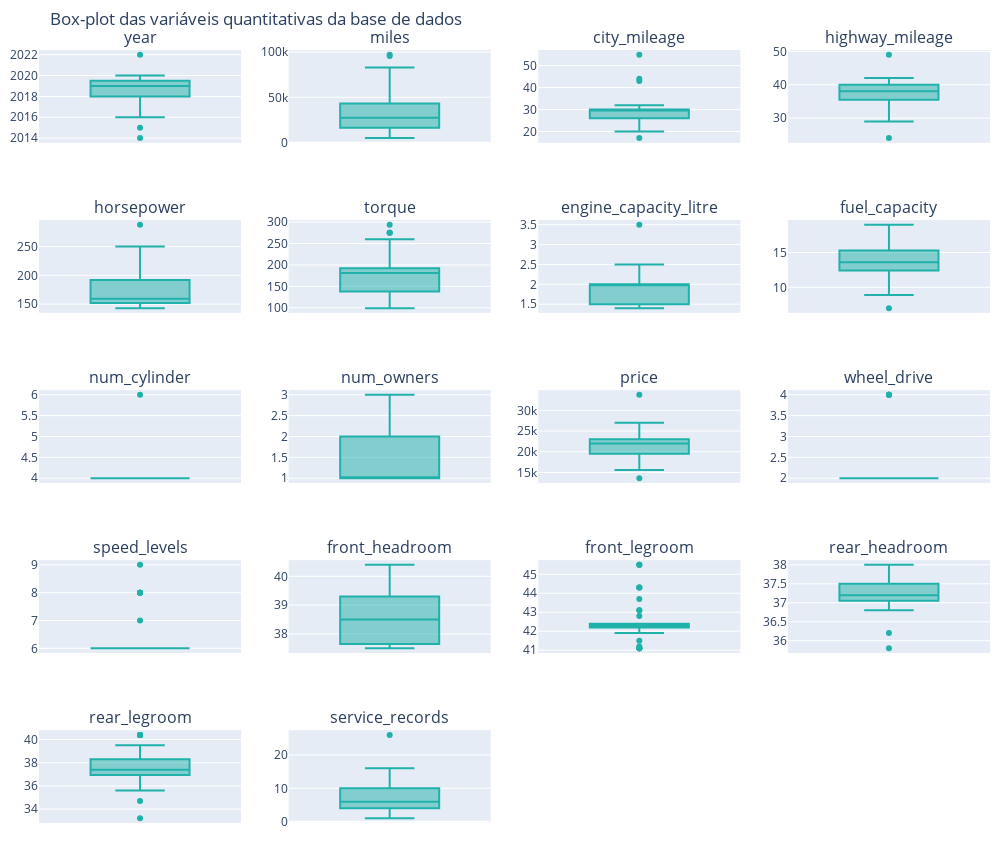

Here is the notebook cell this chart was saved with:
### Markdown cell above
### Box-plot

### Code cell
# Medidas estatísicas para o dataframe
def plotly_subplots_box(nrows, ncols, data_frame)-> None:
   
    columns: list[str] = data_frame.columns.to_list()

    fig = make_subplots(rows=nrows, cols=ncols, subplot_titles=columns)
    
    k=0    
    # Add a box plot for each column
    for i in range(nrows):        
        for j in range(ncols):
            if k < len(columns):
                fig.add_trace(go.Box(px.box(y=data_frame[columns[k]], orientation='v',
                                    color_discrete_sequence=['lightseagreen']).data[0]),
                            row=i+1, col=j+1)
                k+=1
            else:
                break
            

        

    # Update the layout
    fig.update_layout(height=850, width=1000,
                      showlegend=False, 
                      margin=dict(t=50, l=10, r=10, b=10),
                      title_text="Box-plot das variáveis quantitativas da base de dados")

    fig.show()

plotly_subplots_box(5, 4, data_quanti)

### Figure 1 — Plotly figure (JSON) as saved in the notebook; plotly's stock layout.template omitted (floating-point values rounded to 4 significant figures)
{"data": [{"alignmentgroup": "True", "hovertemplate": "y=%{y}<extra></extra>", "legendgroup": "", "marker": {"color": "lightseagreen"}, "name": "", "notched": false, "offsetgroup": "", "orientation": "v", "showlegend": false, "type": "box", "x0": " ", "xaxis": "x", "y": [2019, 2017, 2014, 2016, 2019, 2016, 2022, 2018, 2019, 2017, 2015, 2019, 2018, 2020, 2020, 2019, 2020, 2019, 2019, 2019, 2019, 2020, 2019, 2018, 2017, 2020, 2020, 2019, 2019, 2018, 2019, 2017, 2019, 2020, 2019, 2019, 2018, 2019, 2018, 2020, 2018, 2019, 2020, 2019, 2020, 2019, 2018, 2019, 2020, 2019, 2020, 2018], "y0": " ", "yaxis": "y"}, {"alignmentgroup": "True", "hovertemplate": "y=%{y}<extra></extra>", "legendgroup": "", "marker": {"color": "lightseagreen"}, "name": "", "notched": false, "offsetgroup": "", "orientation": "v", "showlegend": false, "type": "box", "x0": " ", "xaxis": "x2", "y": [27173, 76941, 97027, 95396, 28405, 61459, 6811, 29674, 25044, 26215, 25939, 32270, 19950, 19719, 16076, 28214, 12395, 33322, 56233, 24250, 38097, 35743, 32946, 26905, 66329, 27457, 12395, 41799, 26910, 16581, 9736, 7743, 44371, 12944, 5000, 41799, 13726, 18898, 51279, 36506, 58126, 27440, 59090, 47715, 9495, 13721, 72827, 33412, 13830, 23507, 11296, 82729], "y0": " ", "yaxis": "y2"}, {"alignmentgroup": "True", "hovertemplate": "y=%{y}<extra></extra>", "legendgroup": "", "marker": {"color": "lightseagreen"}, "name": "", "notched": false, "offsetgroup": "", "orientation": "v", "showlegend": false, "type": "box", "x0": " ", "xaxis": "x3", "y": [43, 29, 27, 31, 29, 31, 27, 44, 30, 28, 29, 32, 31, 30, 32, 28, 30, 30, 55, 30, 17, 20, 29, 25, 23, 23, 30, 30, 25, 31, 25, 31, 28, 25, 30, 30, 22, 30, 30, 21, 30, 32, 30, 30, 23, 30, 31, 23, 30, 20, 30, 30], "y0": " ", "yaxis": "y3"}, {"alignmentgroup": "True", "hovertemplate": "y=%{y}<extra></extra>", "legendgroup": "", "marker": {"color": "lightseagreen"}, "name": "", "notched": false, "offsetgroup": "", "orientation": "v", "showlegend": false, "type": "box", "x0": " ", "xaxis": "x4", "y": [42, 38, 37, 42, 38, 41, 35, 40, 40, 38, 37, 42, 40, 38, 42, 38, 38, 38, 49, 40, 24, 29, 36, 36, 34, 34, 38, 38, 33, 40, 33, 40, 38, 32, 40, 38, 32, 40, 38, 31, 38, 42, 38, 38, 34, 40, 40, 32, 40, 29, 40, 38], "y0": " ", "yaxis": "y4"}, {"alignmentgroup": "True", "hovertemplate": "y=%{y}<extra></extra>", "legendgroup": "", "marker": {"color": "lightseagreen"}, "name": "", "notched": false, "offsetgroup": "", "orientation": "v", "showlegend": false, "type": "box", "x0": " ", "xaxis": "x5", "y": [149, 146, 159, 158, 147, 158, 182, 212, 147, 150, 143, 174, 158, 192, 174, 152, 192, 158, 151, 147, 288, 245, 160, 174, 170, 174, 192, 158, 185, 158, 185, 158, 152, 228, 147, 158, 250, 158, 192, 245, 192, 174, 192, 158, 174, 147, 158, 245, 147, 245, 147, 192], "y0": " ", "yaxis": "y5"}, {"alignmentgroup": "True", "hovertemplate": "y=%{y}<extra></extra>", "legendgroup": "", "marker": {"color": "lightseagreen"}, "name": "", "notched": false, "offsetgroup": "", "orientation": "v", "showlegend": false, "type": "box", "x0": " ", "xaxis": "x6", "y": [294, 132, 146, 138, 132, 138, 176, 99, 184, 184, 129, 162, 138, 192, 162, 145, 192, 138, 99, 184, 254, 275, 184, 184, 184, 206, 192, 138, 178, 138, 178, 138, 145, 258, 184, 138, 260, 184, 192, 275, 192, 162, 192, 138, 206, 184, 138, 260, 132, 275, 132, 192], "y0": " ", "yaxis": "y6"}, {"alignmentgroup": "True", "hovertemplate": "y=%{y}<extra></extra>", "legendgroup": "", "marker": {"color": "lightseagreen"}, "name": "", "notched": false, "offsetgroup": "", "orientation": "v", "showlegend": false, "type": "box", "x0": " ", "xaxis": "x7", "y": [1.5, 2, 2, 1.5, 2, 2, 2.5, 1.5, 1.4, 1.4, 1.8, 1.5, 2, 1.5, 1.5, 2, 1.5, 2, 1.5, 1.4, 3.5, 2, 1.5, 2, 1.8, 2, 1.5, 2, 2.4, 2, 2.4, 2, 2, 2, 1.4, 2, 2, 1.4, 1.5, 2, 1.5, 1.5, 1.5, 2, 2, 1.4, 2, 2, 2, 2, 2, 1.5], "y0": " ", "yaxis": "y7"}, {"alignmentgroup": "True", "hovertemplate": "y=%{y}<extra></extra>", "legendgroup": "", "marker": {"color": "lightseagreen"}, "name": "", "notched": false, "offsetgroup": "", "orientation": "v", "showlegend": false, "type": "box", "x0": " ", "xaxis": "x8", "y": [8.9, 14, 12.4, 12.4, 14, 12.4, 18.5, 7, 13.2, 14.5, 13.2, 12.4, 12.4, 14.8, 12.4, 13.2, 14.8, 12.4, 10.6, 13.2, 19, 18, 15.8, 18.5, 18.5, 18.5, 14.8, 12.4, 18.5, 12.4, 18.5, 12.4, 13.2, 13.2, 13.2, 12.4, 15.8, 13.2, 14.8, 16.5, 14.8, 12.4, 14.8, 12.4, 18.5, 13.2, 12.4, 18.5, 14, 14, 14, 14.8], "y0": " ", "yaxis": "y8"}, {"alignmentgroup": "True", "hovertemplate": "y=%{y}<extra></extra>", "legendgroup": "", "marker": {"color": "lightseagreen"}, "name": "", "notched": false, "offsetgroup": "", "orientation": "v", "showlegend": false, "type": "box", "x0": " ", "xaxis": "x9", "y": [4, 4, 4, 4, 4, 4, 4, 4, 4, 4, 4, 4, 4, 4, 4, 4, 4, 4, 4, 4, 6, 4, 4, 4, 4, 4, 4, 4, 4, 4, 4, 4, 4, 4, 4, 4, 4, 4, 4, 4, 4, 4, 4, 4, 4, 4, 4, 4, 4, 4, 4, 4], "y0": " ", "yaxis": "y9"}, {"alignmentgroup": "True", "hovertemplate": "y=%{y}<extra></extra>", "legendgroup": "", "marker": {"color": "lightseagreen"}, "name": "", "notched": false, "offsetgroup": "", "orientation": "v", "showlegend": false, "type": "box", "x0": " ", "xaxis": "x10", "y": [3, 2, 3, 2, 3, 2, 1, 1, 1, 2, 1, 1, 1, 1, 1, 1, 1, 1, 2, 1, 3, 1, 1, 2, 2, 1, 1, 1, 1, 2, 1, 1, 2, 1, 1, 1, 1, 1, 1, 1, 2, 1, 1, 1, 1, 1, 1, 1, 1, 1, 1, 1], "y0": " ", "yaxis": "y10"}, {"alignmentgroup": "True", "hovertemplate": "y=%{y}<extra></extra>", "legendgroup": "", "marker": {"color": "lightseagreen"}, "name": "", "notched": false, "offsetgroup": "", "orientation": "v", "showlegend": false, "type": "box", "x0": " ", "xaxis": "x11", "y": [25655, 15590, 13590, 20590, 16787, 18277, 33777, 26999, 22491, 17500, 19450, 22688, 22988, 26988, 24498, 22360, 26788, 22899, 21998, 17880, 22993, 20900, 18949, 19795, 15795, 24498, 26788, 19998, 17993, 21994, 25491, 22995, 22388, 25460, 19877, 19998, 23570, 18999, 25991, 19795, 22991, 22476, 21988, 22988, 22999, 21680, 17488, 22493, 21999, 21591, 19542, 19403], "y0": " ", "yaxis": "y11"}, {"alignmentgroup": "True", "hovertemplate": "y=%{y}<extra></extra>", "legendgroup": "", "marker": {"color": "lightseagreen"}, "name": "", "notched": false, "offsetgroup": "", "orientation": "v", "showlegend": false, "type": "box", "x0": " ", "xaxis": "x12", "y": [2, 2, 2, 2, 2, 2, 4, 2, 2, 2, 2, 2, 2, 2, 2, 2, 2, 2, 2, 2, 4, 4, 2, 2, 2, 2, 2, 2, 2, 2, 2, 2, 4, 2, 2, 2, 2, 2, 2, 2, 2, 2, 2, 2, 2, 2, 2, 2, 2, 2, 2, 2], "y0": " ", "yaxis": "y12"}, {"alignmentgroup": "True", "hovertemplate": "y=%{y}<extra></extra>", "legendgroup": "", "marker": {"color": "lightseagreen"}, "name": "", "notched": false, "offsetgroup": "", "orientation": "v", "showlegend": false, "type": "box", "x0": " ", "xaxis": "x13", "y": [6, 6, 6, 6, 6, 6, 6, 6, 8, 6, 6, 6, 6, 6, 6, 6, 6, 6, 6, 8, 6, 6, 6, 6, 6, 6, 6, 6, 6, 6, 6, 6, 6, 7, 8, 6, 9, 8, 6, 6, 6, 6, 6, 6, 6, 8, 6, 8, 6, 6, 6, 6], "y0": " ", "yaxis": "y13"}, {"alignmentgroup": "True", "hovertemplate": "y=%{y}<extra></extra>", "legendgroup": "", "marker": {"color": "lightseagreen"}, "name": "", "notched": false, "offsetgroup": "", "orientation": "v", "showlegend": false, "type": "box", "x0": " ", "xaxis": "x14", "y": [37.8, 39, 38.3, 37.5, 39, 37.5, 39.4, 39.1, 38.5, 38.2, 37.9, 37.5, 37.5, 37.5, 37.5, 39.8, 37.5, 39.3, 39.3, 38.5, 39, 39.2, 39.1, 38.3, 38.3, 38.3, 37.5, 39.3, 40.4, 37.5, 40.4, 37.5, 39.8, 38.5, 38.5, 39.3, 39.1, 38.5, 37.5, 39.2, 37.5, 37.5, 39.5, 39.3, 38.3, 38.5, 39.3, 40.4, 40.3, 39.2, 40.3, 39.5], "y0": " ", "yaxis": "y14"}, {"alignmentgroup": "True", "hovertemplate": "y=%{y}<extra></extra>", "legendgroup": "", "marker": {"color": "lightseagreen"}, "name": "", "notched": false, "offsetgroup": "", "orientation": "v", "showlegend": false, "type": "box", "x0": " ", "xaxis": "x15", "y": [42.1, 42.2, 43.7, 42.3, 42.2, 42.3, 42.8, 42.2, 41.1, 41.2, 42, 42.3, 42.3, 42.3, 42.3, 43.1, 42.3, 42.3, 42.3, 41.1, 41.9, 44.3, 41.5, 42.4, 42.4, 42.4, 42.3, 42.3, 45.5, 42.3, 45.5, 42.3, 43.1, 41.1, 41.1, 42.3, 42, 41.1, 42.3, 44.3, 42.3, 42.3, 42.3, 42.3, 42.4, 41.1, 42.3, 45.5, 42.2, 44.3, 42.2, 42.3], "y0": " ", "yaxis": "y15"}, {"alignmentgroup": "True", "hovertemplate": "y=%{y}<extra></extra>", "legendgroup": "", "marker": {"color": "lightseagreen"}, "name": "", "notched": false, "offsetgroup": "", "orientation": "v", "showlegend": false, "type": "box", "x0": " ", "xaxis": "x16", "y": [35.8, 37, 38, 36.8, 37, 36.8, 37.2, 37.1, 37.2, 37.1, 36.2, 36.8, 36.8, 37.2, 36.8, 37.2, 37.2, 37.1, 36.9, 37.2, 37.8, 37.8, 37.5, 37.8, 37.8, 37.8, 37.2, 37.1, 38, 36.8, 38, 36.8, 37.2, 37.2, 37.2, 37.1, 37.5, 37.2, 37.2, 37.8, 37.2, 36.8, 37.3, 37.1, 37.8, 37.2, 37.1, 38, 37.3, 37.8, 37.3, 37.3], "y0": " ", "yaxis": "y16"}, {"alignmentgroup": "True", "hovertemplate": "y=%{y}<extra></extra>", "legendgroup": "", "marker": {"color": "lightseagreen"}, "name": "", "notched": false, "offsetgroup": "", "orientation": "v", "showlegend": false, "type": "box", "x0": " ", "xaxis": "x17", "y": [34.7, 35.7, 33.2, 37.4, 35.7, 37.4, 39.5, 36.2, 37.4, 38.1, 36.2, 37.4, 37.4, 40.4, 37.4, 36.5, 40.4, 37.4, 37.4, 37.4, 38.1, 38.3, 38.1, 39.1, 39.1, 39.1, 40.4, 37.4, 35.6, 37.4, 35.6, 37.4, 36.5, 37.4, 37.4, 37.4, 38.1, 37.4, 40.4, 38.3, 40.4, 37.4, 40.4, 37.4, 39.1, 37.4, 37.4, 35.6, 35.7, 38.3, 35.7, 40.4], "y0": " ", "yaxis": "y17"}, {"alignmentgroup": "True", "hovertemplate": "y=%{y}<extra></extra>", "legendgroup": "", "marker": {"color": "lightseagreen"}, "name": "", "notched": false, "offsetgroup": "", "orientation": "v", "showlegend": false, "type": "box", "x0": " ", "xaxis": "x18", "y": [4, 16, 13, 26, 5, 13, 6, 2, 6, 13, 15, 4, 9, 4, 5, 4, 4, 4, 5, 8, 1, 8, 15, 11, 5, 11, 4, 4, 4, 4, 6, 2, 7, 5, 6, 4, 7, 4, 8, 7, 14, 13, 1, 1, 10, 5, 5, 10, 6, 11, 7, 9], "y0": " ", "yaxis": "y18"}], "layout": {"annotations": [{"font": {"size": 16}, "showarrow": false, "text": "year", "x": 0.1062, "xanchor": "center", "xref": "paper", "y": 1, "yanchor": "bottom", "yref": "paper"}, {"font": {"size": 16}, "showarrow": false, "text": "miles", "x": 0.3688, "xanchor": "center", "xref": "paper", "y": 1, "yanchor": "bottom", "yref": "paper"}, {"font": {"size": 16}, "showarrow": false, "text": "city_mileage", "x": 0.6313, "xanchor": "center", "xref": "paper", "y": 1, "yanchor": "bottom", "yref": "paper"}, {"font": {"size": 16}, "showarrow": false, "text": "highway_mileage", "x": 0.8938, "xanchor": "center", "xref": "paper", "y": 1, "yanchor": "bottom", "yref": "paper"}, {"font": {"size": 16}, "showarrow": false, "text": "horsepower", "x": 0.1062, "xanchor": "center", "xref": "paper", "y": 0.78, "yanchor": "bottom", "yref": "paper"}, {"font": {"size": 16}, "showarrow": false, "text": "torque", "x": 0.3688, "xanchor": "center", "xref": "paper", "y": 0.78, "yanchor": "bottom", "yref": "paper"}, {"font": {"size": 16}, "showarrow": false, "text": "engine_capacity_litre", "x": 0.6313, "xanchor": "center", "xref": "paper", "y": 0.78, "yanchor": "bottom", "yref": "paper"}, {"font": {"size": 16}, "showarrow": false, "text": "fuel_capacity", "x": 0.8938, "xanchor": "center", "xref": "paper", "y": 0.78, "yanchor": "bottom", "yref": "paper"}, {"font": {"size": 16}, "showarrow": false, "text": "num_cylinder", "x": 0.1062, "xanchor": "center", "xref": "paper", "y": 0.56, "yanchor": "bottom", "yref": "paper"}, {"font": {"size": 16}, "showarrow": false, "text": "num_owners", "x": 0.3688, "xanchor": "center", "xref": "paper", "y": 0.56, "yanchor": "bottom", "yref": "paper"}, {"font": {"size": 16}, "showarrow": false, "text": "price", "x": 0.6313, "xanchor": "center", "xref": "paper", "y": 0.56, "yanchor": "bottom", "yref": "paper"}, {"font": {"size": 16}, "showarrow": false, "text": "wheel_drive", "x": 0.8938, "xanchor": "center", "xref": "paper", "y": 0.56, "yanchor": "bottom", "yref": "paper"}, {"font": {"size": 16}, "showarrow": false, "text": "speed_levels", "x": 0.1062, "xanchor": "center", "xref": "paper", "y": 0.34, "yanchor": "bottom", "yref": "paper"}, {"font": {"size": 16}, "showarrow": false, "text": "front_headroom", "x": 0.3688, "xanchor": "center", "xref": "paper", "y": 0.34, "yanchor": "bottom", "yref": "paper"}, {"font": {"size": 16}, "showarrow": false, "text": "front_legroom", "x": 0.6313, "xanchor": "center", "xref": "paper", "y": 0.34, "yanchor": "bottom", "yref": "paper"}, {"font": {"size": 16}, "showarrow": false, "text": "rear_headroom", "x": 0.8938, "xanchor": "center", "xref": "paper", "y": 0.34, "yanchor": "bottom", "yref": "paper"}, {"font": {"size": 16}, "showarrow": false, "text": "rear_legroom", "x": 0.1062, "xanchor": "center", "xref": "paper", "y": 0.12, "yanchor": "bottom", "yref": "paper"}, {"font": {"size": 16}, "showarrow": false, "text": "service_records", "x": 0.3688, "xanchor": "center", "xref": "paper", "y": 0.12, "yanchor": "bottom", "yref": "paper"}], "height": 850, "margin": {"b": 10, "l": 10, "r": 10, "t": 50}, "showlegend": false, "title": {"text": "Box-plot das variáveis quantitativas da base de dados"}, "width": 1000, "xaxis": {"anchor": "y", "domain": [0, 0.2125]}, "xaxis10": {"anchor": "y10", "domain": [0.2625, 0.475]}, "xaxis11": {"anchor": "y11", "domain": [0.525, 0.7375]}, "xaxis12": {"anchor": "y12", "domain": [0.7875, 1]}, "xaxis13": {"anchor": "y13", "domain": [0, 0.2125]}, "xaxis14": {"anchor": "y14", "domain": [0.2625, 0.475]}, "xaxis15": {"anchor": "y15", "domain": [0.525, 0.7375]}, "xaxis16": {"anchor": "y16", "domain": [0.7875, 1]}, "xaxis17": {"anchor": "y17", "domain": [0, 0.2125]}, "xaxis18": {"anchor": "y18", "domain": [0.2625, 0.475]}, "xaxis19": {"anchor": "y19", "domain": [0.525, 0.7375]}, "xaxis2": {"anchor": "y2", "domain": [0.2625, 0.475]}, "xaxis20": {"anchor": "y20", "domain": [0.7875, 1]}, "xaxis3": {"anchor": "y3", "domain": [0.525, 0.7375]}, "xaxis4": {"anchor": "y4", "domain": [0.7875, 1]}, "xaxis5": {"anchor": "y5", "domain": [0, 0.2125]}, "xaxis6": {"anchor": "y6", "domain": [0.2625, 0.475]}, "xaxis7": {"anchor": "y7", "domain": [0.525, 0.7375]}, "xaxis8": {"anchor": "y8", "domain": [0.7875, 1]}, "xaxis9": {"anchor": "y9", "domain": [0, 0.2125]}, "yaxis": {"anchor": "x", "domain": [0.88, 1]}, "yaxis10": {"anchor": "x10", "domain": [0.44, 0.56]}, "yaxis11": {"anchor": "x11", "domain": [0.44, 0.56]}, "yaxis12": {"anchor": "x12", "domain": [0.44, 0.56]}, "yaxis13": {"anchor": "x13", "domain": [0.22, 0.34]}, "yaxis14": {"anchor": "x14", "domain": [0.22, 0.34]}, "yaxis15": {"anchor": "x15", "domain": [0.22, 0.34]}, "yaxis16": {"anchor": "x16", "domain": [0.22, 0.34]}, "yaxis17": {"anchor": "x17", "domain": [0, 0.12]}, "yaxis18": {"anchor": "x18", "domain": [0, 0.12]}, "yaxis19": {"anchor": "x19", "domain": [0, 0.12]}, "yaxis2": {"anchor": "x2", "domain": [0.88, 1]}, "yaxis20": {"anchor": "x20", "domain": [0, 0.12]}, "yaxis3": {"anchor": "x3", "domain": [0.88, 1]}, "yaxis4": {"anchor": "x4", "domain": [0.88, 1]}, "yaxis5": {"anchor": "x5", "domain": [0.66, 0.78]}, "yaxis6": {"anchor": "x6", "domain": [0.66, 0.78]}, "yaxis7": {"anchor": "x7", "domain": [0.66, 0.78]}, "yaxis8": {"anchor": "x8", "domain": [0.66, 0.78]}, "yaxis9": {"anchor": "x9", "domain": [0.44, 0.56]}}}
